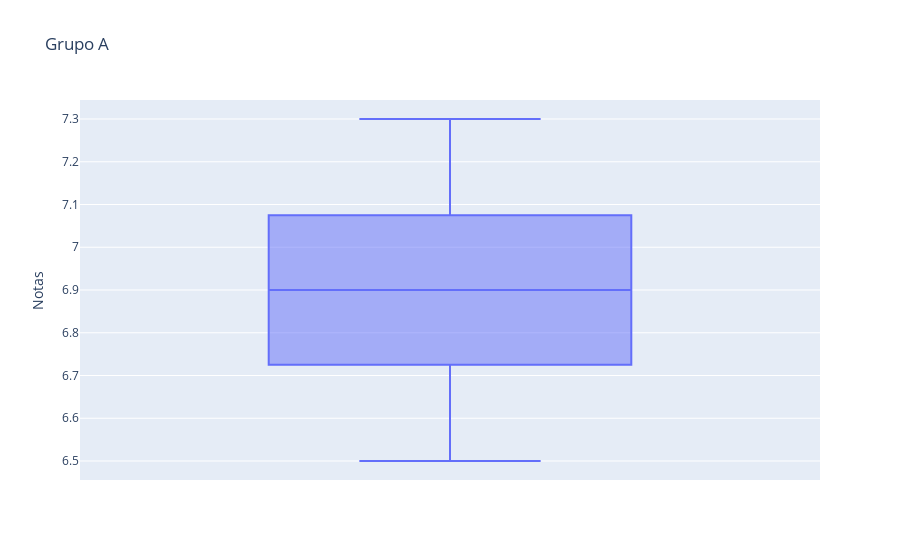
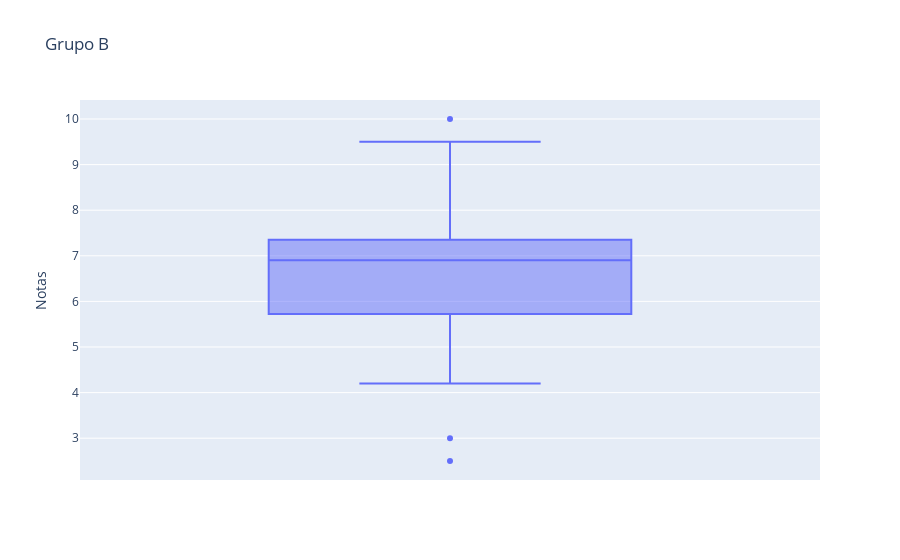

Notebook cell for these charts, in order:
### Markdown cell above
## Ejercicio 9: Comparación entre dos grupos (mañana vs tarde)

Se registraron las **horas diarias de estudio** de dos grupos del mismo curso:
- **Grupo A (mañana)**
- **Grupo B (tarde)**

## Datos sintéticos: medias similares, variabilidad distinta y algunos extremos en B
A = [6.5, 7.0, 6.8, 7.2, 6.9, 7.1, 6.7, 7.0, 6.6, 6.9, 7.3, 6.8, 7.0, 6.7, 7.1]

B = [6.4, 7.1, 3.0, 9.5, 6.8, 7.0, 2.5, 8.8, 6.9, 7.2, 10.0, 5.5, 6.6, 7.4, 4.2]

## Tareas
- Calcular **todas las medidas** descriptivas principales.
- Crear **diagramas de caja** comparativos.
- Escribir una **conclusión**: ¿qué grupo es más **constante**? ¿cuál tiene más **casos extremos**?

🎯 Storytelling: "Aunque ambos grupos estudian una **media similar**, su **comportamiento** es muy distinto…"

### Code cell
A = [6.5, 7.0, 6.8, 7.2, 6.9, 7.1, 6.7, 7.0, 6.6, 6.9, 7.3, 6.8, 7.0, 6.7, 7.1]

B = [6.4, 7.1, 3.0, 9.5, 6.8, 7.0, 2.5, 8.8, 6.9, 7.2, 10.0, 5.5, 6.6, 7.4, 4.2]

print(f"Media del grupo A: {sum(A)/len(A)}")
print(f"Media del grupo B: {sum(B)/len(B)}")

dfA = pd.DataFrame({"Notas": A})
dfB = pd.DataFrame({"Notas": B})

fig = px.box(dfA, y="Notas", points="outliers", title="Grupo A")
fig.show()

fig = px.box(dfB, y="Notas", points="outliers", title="Grupo B")
fig.show()

### Figure 1 — Plotly figure (JSON) as saved in the notebook; plotly's stock layout.template omitted (floating-point values rounded to 4 significant figures)
{"data": [{"alignmentgroup": "True", "boxpoints": "outliers", "hovertemplate": "Notas=%{y}<extra></extra>", "legendgroup": "", "marker": {"color": "#636efa"}, "name": "", "notched": false, "offsetgroup": "", "orientation": "v", "showlegend": false, "type": "box", "x0": " ", "xaxis": "x", "y": [6.5, 7.0, 6.8, 7.2, 6.9, 7.1, 6.7, 7.0, 6.6, 6.9, 7.3, 6.8, 7.0, 6.7, 7.1], "y0": " ", "yaxis": "y"}], "layout": {"boxmode": "group", "legend": {"tracegroupgap": 0}, "title": {"text": "Grupo A"}, "xaxis": {"anchor": "y", "domain": [0, 1]}, "yaxis": {"anchor": "x", "domain": [0, 1], "title": {"text": "Notas"}}}}

### Figure 2 — Plotly figure (JSON) as saved in the notebook; plotly's stock layout.template omitted (floating-point values rounded to 4 significant figures)
{"data": [{"alignmentgroup": "True", "boxpoints": "outliers", "hovertemplate": "Notas=%{y}<extra></extra>", "legendgroup": "", "marker": {"color": "#636efa"}, "name": "", "notched": false, "offsetgroup": "", "orientation": "v", "showlegend": false, "type": "box", "x0": " ", "xaxis": "x", "y": [6.4, 7.1, 3.0, 9.5, 6.8, 7.0, 2.5, 8.8, 6.9, 7.2, 10.0, 5.5, 6.6, 7.4, 4.2], "y0": " ", "yaxis": "y"}], "layout": {"boxmode": "group", "legend": {"tracegroupgap": 0}, "title": {"text": "Grupo B"}, "xaxis": {"anchor": "y", "domain": [0, 1]}, "yaxis": {"anchor": "x", "domain": [0, 1], "title": {"text": "Notas"}}}}
